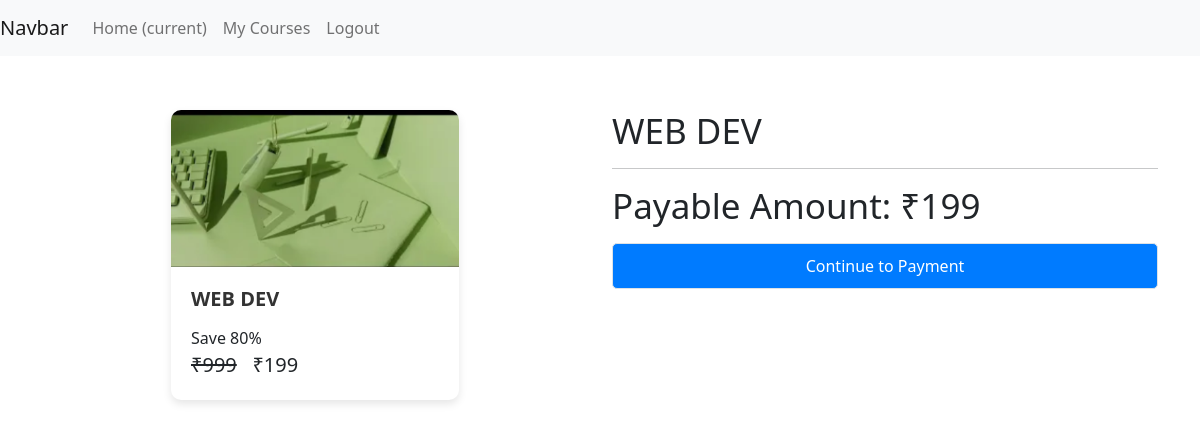
The app's page /check-out/Web_Dev_basic (signed in) with its own data.
### courses/models/course.py (models this page shows, shortened)
class Course(models.Model):
    name = models.CharField(max_length = 30 ,null =False)
    slug = models.CharField(max_length = 50 ,null =False,unique =True)
    description =models.CharField(max_length = 200, null =True)
    price = models.IntegerField(null=False)
    discount= models.IntegerField(null=False, default = 0)
    active=models.BooleanField(default = False)
    thumbnail=models.ImageField(upload_to="files/thumbnail")
    date=models.DateTimeField(auto_now_add= True)
    resource=models.FileField(upload_to="files/resource")
    length= models.IntegerField(null=False)

### courses/views/checkout.py (the view, shortened to what this page needs)
# urls.py: path('check-out/<str:slug>', checkout, name = 'check-out'),
@login_required(login_url='/login')
def checkout(request , slug):
    course = Course.objects.get(slug  = slug)
    user = request.user
    action = request.GET.get('action')
    order = None
    payment = None
    error = None
    try:
        user_course = UserCourse.objects.get(user = user  , course = course)
        error = "You are Already Enrolled in this Course"
    except:
        pass
    amount=None
    if error is None :
        amount =  int((course.price - ( course.price * course.discount * 0.01 )) * 100)
    if amount==0:
        userCourse = UserCourse(user = user , course = course)
        userCourse.save()
        return redirect('my-courses')
    context = {
        "course" : course ,
        "order" : order,
        "payment" : payment,
        "user" : user ,
        "error" : error
    }
    return  render(request , template_name="courses/check_out.html" , context=context )

### courses/templatetags/course_custom_tags.py (called while the page is built)
@register.simple_tag
def cal_sellprice(price, discount):
    if discount is None or discount is 0:
        return price
    sellprice = price
    sellprice=price-(price *discount*0.01)
    return math.floor(sellprice)

@register.filter
def rupee(price):
    return f'₹{price}'

### courses/templates/courses/check_out.html (shortened to what this page needs)
{% extends "courses/base.html" %}
{% load course_custom_tags %}
{% block content %}
<div class="container">
    <br>
    <div class="row">
        <div class="col-md-6">
            <div class="card mx-auto">
                <img class="card-img-top" src="{{ course.thumbnail.url }}" alt="Card image cap">
                <div class="card-body">
                    <h5 class="card-title">{{ course.name }}</h5>
                    <p class="card-text">
                        Save {{ course.discount }}%
                        <br>
                        <span class="price">
                            <del>{{ course.price | rupee }}</del>
                            <span>{% cal_sellprice course.price course.discount as value %}{{ value | rupee }}</span>
                        </span>
                    </p>
                </div>
            </div>
        </div>
        <div class="col-md-6">
            <div>
                <p class="display-5">{{ course.name }}</p>
                <hr>
                <p class="display-5">Payable Amount: <b>{% cal_sellprice course.price course.discount as value %}{{ value | rupee }}</b></p>
                <a class="btn btn-light border" href="?action=create_payment">Continue to Payment</a>
            </div>
        </div>
    </div>
</div>
{% endblock content %}

### courses/static/courses/css/common.css (style rules this page uses)
.price { font-size: 20px; }
.display-5 { font-size: 35px; }
a { color: rgb(61, 59, 59); }

### courses/templates/courses/check_out.html (style rules this page uses)
.container { padding-top: 30px; }
.card { margin-bottom: 20px; width: 18rem; border: none; border-radius: 10px; box-shadow: 0 4px 8px rgba(0, 0, 0, 0.1); }
.card-img-top { width: 100%; height: auto; border-top-left-radius: 10px; border-top-right-radius: 10px; }
.card-body { padding: 20px; }
.card-title { font-size: 20px; font-weight: bold; color: #333; margin-bottom: 15px; }
.btn { background-color: #007bff; color: #fff; border: none; border-radius: 5px; padding: 10px 20px; text-align: center; text-decoration: none; display: inline-block; cursor: pointer; transition: background-color 0.3s ease; width: 100%; }

### records on screen
Course: thumbnail (picture), name "WEB DEV", discount "80", price "₹999"

### other values on screen
{{ value | rupee }} "₹199"
